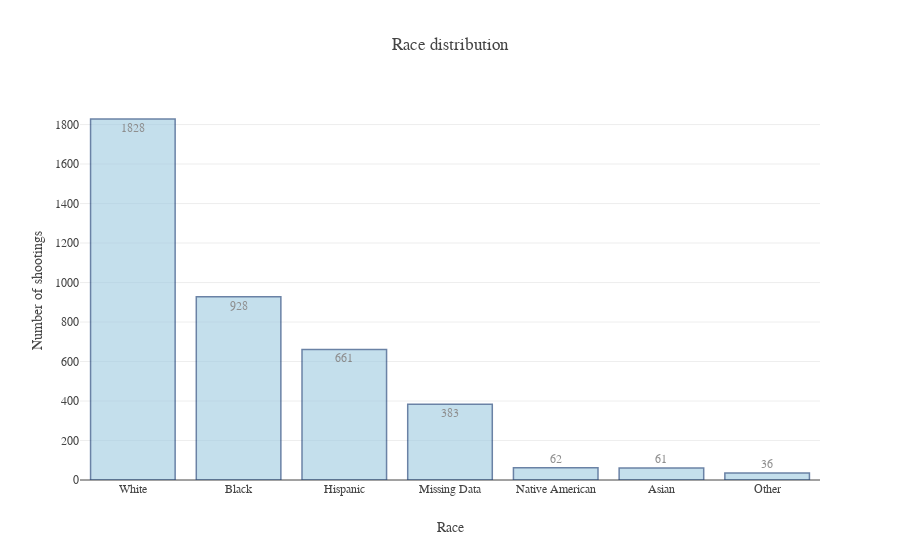

Notebook cell for this chart:
### Code cell
# Race distribution
# Replace abbreviations with full names. easier to read on plot
data['race'].replace(['W', 'B', 'A', 'N', 'H', 'O'], ['White', 'Black', 'Asian', 'Native American', 'Hispanic', 'Other'], inplace=True)
race_counts = data['race'].value_counts(dropna=False)
x = race_counts.index.fillna('Missing Data')
y = race_counts.values

# Create trace    
trace_data = go.Bar(x=x,
                    y=y,
                    text=y,
                    textposition = 'auto',
                    marker=dict(
                        color='rgb(158,202,225)',
                        line=dict(
                            color='rgb(8,48,107)',
                            width=1.5),
                    ),
                    opacity=0.6
                   )

# Create layout
layout = go.Layout(font = dict(family = "Overpass"),
                   title = "Race distribution",
                   xaxis = dict(title = "Race"),
                   yaxis = dict(title = "Number of shootings")
                  )
fig = go.FigureWidget(data=[trace_data], layout=layout)
plotly.offline.iplot(fig , validate=False, show_link=False, image='png', filename='race-distribution')

### Figure 1 — Plotly figure (JSON) as saved in the notebook; plotly's stock layout.template omitted (floating-point values rounded to 4 significant figures)
{"data": [{"marker": {"color": "rgb(158,202,225)", "line": {"color": "rgb(8,48,107)", "width": 1.5}}, "opacity": 0.6, "text": [1828, 928, 661, 383, 62, 61, 36], "textposition": "auto", "type": "bar", "uid": "94b37411-14e0-42a0-9887-04f570948993", "x": ["White", "Black", "Hispanic", "Missing Data", "Native American", "Asian", "Other"], "y": [1828, 928, 661, 383, 62, 61, 36]}], "layout": {"font": {"family": "Overpass"}, "title": {"text": "Race distribution"}, "xaxis": {"title": {"text": "Race"}}, "yaxis": {"title": {"text": "Number of shootings"}}}}
